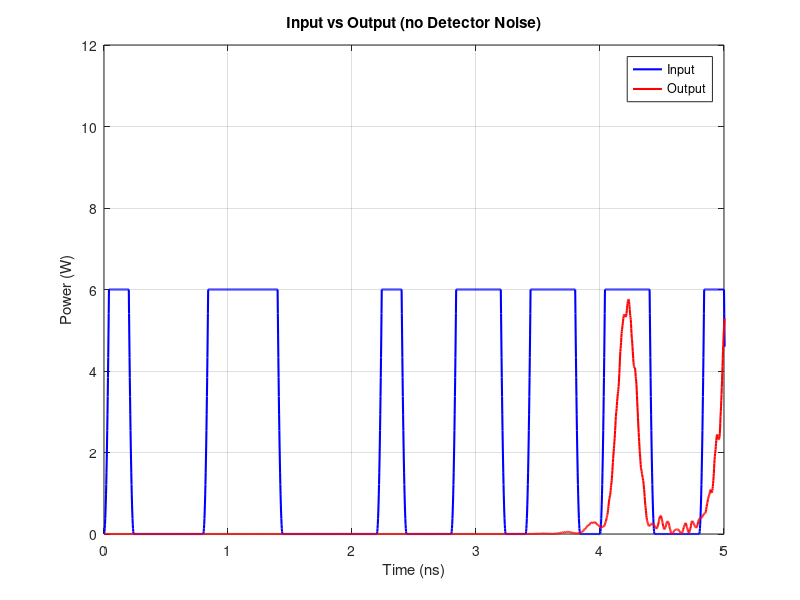
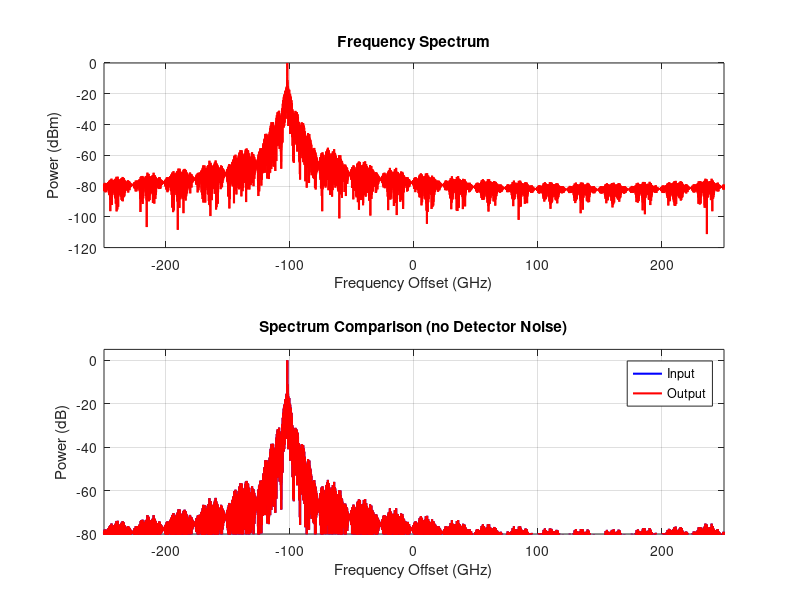
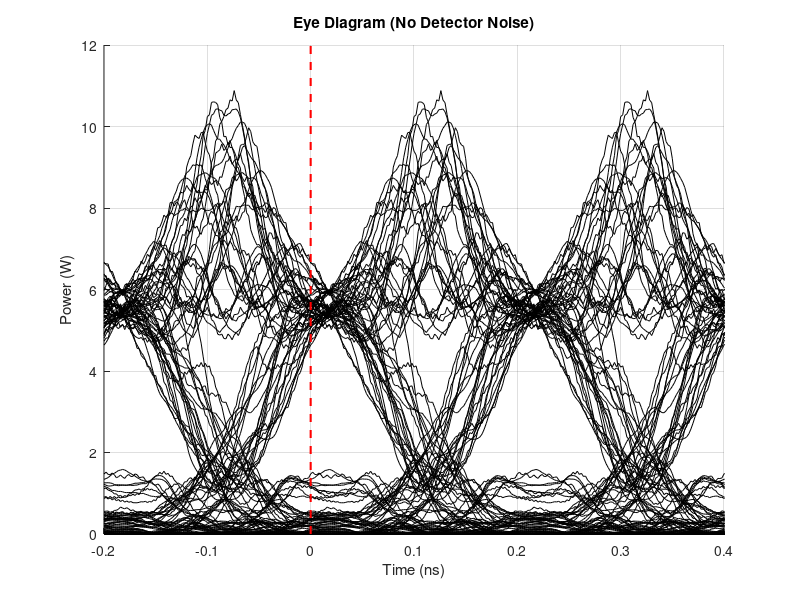

Write the MATLAB code that produced these figures, in order.
clear; format long
clight = 3e8;

%% 控制开关
enable_edge_delay = true;   % 边沿延迟开关
enable_tx_noise = false;    % 发射端噪声开关（通常关闭）
enable_rx_noise = false;        % 接收端（探测器）噪声开关
enable_realistic_detector = false;  % 真实探测器开关
enable_detector_threshold = false;   % 探测器最低阈值开关（新增）

% 噪声设置模式选择：'SNR' 或 'ABSOLUTE'
noise_mode = 'ABSOLUTE';    % 'SNR' = 相对信噪比模式, 'ABSOLUTE' = 绝对功率模式

% SNR模式参数
SNR_dB_tx = 30;             % 发射端信噪比（dB）
SNR_dB_rx = 40;             % 接收端信噪比（dB）- 探测器噪声

% 绝对噪声功率模式参数（单位：W）
noise_power_tx_absolute = 1e-3;     % 发射端绝对噪声功率 (W)
noise_power_rx_absolute = 5e-5;     % 接收端绝对噪声功率 (W) - 可设置为散粒噪声、热噪声等

% 探测器阈值参数
detector_threshold = 0.5;   % 探测器最低检测阈值 (W)，低于此值输出为0

%% 方波参数
bit_rate = 50e8; 
bit_duration = 1/bit_rate;
num_bits = 128;
total_time = num_bits * bit_duration;

% 边沿参数（上升/下降时间）
rise_time = 0.2 * bit_duration;  % 上升时间（%码元周期）
fall_time = 0.2 * bit_duration;  % 下降时间

rng(42);
binary_data = randi([0, 1], num_bits, 1);

%% 频率设置
fCenter = 193.1022e12;
lamCenter = clight/fCenter;
fSpan = 0.5e12;
fN = 2^15;
fFrom = fCenter - fSpan/2;
fTo = fCenter + fSpan/2;
df = fSpan/fN;
f = (fFrom:df:fTo-df)';
w = 2*pi*f;
lam = clight./f;

%% 时间设置
tN = fN;
tSpan = 1/df;
dt = tSpan/tN;
t = (0:tN-1)'*dt;

%% 生成带边沿延迟的方波
power_per_bit = 6;
in_t = zeros(tN, 1);

for idx = 1:tN
    t_current = t(idx);
    if t_current < total_time
        bit_index = floor(t_current / bit_duration) + 1;
        if bit_index >= 1 && bit_index <= num_bits
            bit_value = binary_data(bit_index);
            
            if enable_edge_delay
                % 计算当前位在码元内的相对时间
                t_in_bit = t_current - (bit_index - 1) * bit_duration;
                
                % 判断前一位的值
                prev_bit = 0;
                if bit_index > 1
                    prev_bit = binary_data(bit_index - 1);
                end
                
                % 上升沿：0->1
                if prev_bit == 0 && bit_value == 1 && t_in_bit < rise_time
                    in_t(idx) = (t_in_bit / rise_time) * bit_value;
                % 下降沿：1->0
                elseif prev_bit == 1 && bit_value == 0 && t_in_bit < fall_time
                    in_t(idx) = (1 - t_in_bit / fall_time) * prev_bit;
                else
                    in_t(idx) = bit_value;
                end
            else
                in_t(idx) = bit_value;
            end
        end
    end
end

% 加载波和功率
in_t = sqrt(power_per_bit) * in_t .* exp(1i*2*pi*fCenter*t);

% 添加发射端高斯白噪声（可选，通常关闭）
if enable_tx_noise
    signal_power_tx = mean(abs(in_t).^2);
    
    if strcmp(noise_mode, 'ABSOLUTE')
        % 绝对噪声功率模式
        noise_power_tx = noise_power_tx_absolute;
        SNR_tx_actual = 10*log10(signal_power_tx / noise_power_tx);
        fprintf('发射端噪声已添加 [绝对功率模式]\n');
        fprintf('  噪声功率: %.4e W, 信号功率: %.4e W\n', noise_power_tx, signal_power_tx);
        fprintf('  实际SNR: %.2f dB\n', SNR_tx_actual);
    else
        % SNR模式
        noise_power_tx = signal_power_tx / (10^(SNR_dB_tx/10));
        fprintf('发射端噪声已添加 [SNR模式]\n');
        fprintf('  目标SNR: %.1f dB, 噪声功率: %.4e W\n', SNR_dB_tx, noise_power_tx);
    end
    
    noise_tx = sqrt(noise_power_tx/2) * (randn(tN, 1) + 1i*randn(tN, 1));
    in_t = in_t + noise_tx;
end

%% 频域变换
in_f = fftshift(ifft(ifftshift(in_t)));

figure(2); subplot(211);
plot((f-fCenter)*1e-9, 10*log10(abs(in_f).^2/max(abs(in_f).^2)), 'r', 'LineWidth', 1.5);
xlabel('Frequency Offset (GHz)'); ylabel('Power (dBm)');
title('Frequency Spectrum'); xlim([-250, 250]); grid on;

subplot(212);
plot(f*1e-12, abs(in_f).^2, 'r', 'LineWidth', 1.5);
xlabel('Frequency (THz)'); ylabel('Power (a.u.)'); grid on;

%% 光纤参数
alpha = 0;%0.2*0.001;
beta2 = -1.276e-1*1e-24; 
beta3 = +8.119e-5*1e-36; 

fB = fCenter;
wB = 2*pi*fB;

%% 光纤传输
fibre_len = 50000;
LN = 1000;
dL = fibre_len/LN;

D = -alpha/2 + 1i*beta2*((w-wB).^2)/2 + 1i*beta3*((w-wB).^3)/6;

in_t0 = in_t;

fprintf('开始光纤传输模拟，光纤长度 = %.1f km\n', fibre_len/1000);
for m = 1:LN
    ou_t = ifftshift(fft(ifftshift(exp(dL*D).*(fftshift(ifft(fftshift(in_t)))))));
    in_t = ou_t;
    if any(isnan(in_t)), break; end
end
fprintf('光纤传输完成\n');

%% 接收端（探测器）添加高斯白噪声
if enable_rx_noise
    % 计算接收信号功率
    signal_power_rx = mean(abs(ou_t).^2);
    
    if strcmp(noise_mode, 'ABSOLUTE')
        % 绝对噪声功率模式
        noise_power_rx = noise_power_rx_absolute;
        SNR_rx_actual = 10*log10(signal_power_rx / noise_power_rx);
        fprintf('\n接收端噪声已添加 [绝对功率模式]\n');
        fprintf('  噪声功率: %.4e W (可理解为散粒噪声+热噪声)\n', noise_power_rx);
        fprintf('  信号功率: %.4e W\n', signal_power_rx);
        fprintf('  实际SNR: %.2f dB\n', SNR_rx_actual);
    else
        % SNR模式
        noise_power_rx = signal_power_rx / (10^(SNR_dB_rx/10));
        SNR_rx_actual = SNR_dB_rx;
        fprintf('\n接收端噪声已添加 [SNR模式]\n');
        fprintf('  目标SNR: %.1f dB\n', SNR_dB_rx);
        fprintf('  信号功率: %.4e W, 噪声功率: %.4e W\n', signal_power_rx, noise_power_rx);
    end
    
    % 生成高斯白噪声
    noise_rx = sqrt(noise_power_rx/2) * (randn(tN, 1) + 1i*randn(tN, 1));
    
    % 添加噪声到接收信号
    ou_t_with_noise = ou_t + noise_rx;
else
    ou_t_with_noise = ou_t;
    fprintf('接收端噪声未添加\n');
end

%% 真实探测器模拟（采样、量化、平滑）
if enable_realistic_detector
    fprintf('\n=== 开始真实探测器模拟 ===\n');
    
    % 计算每码元采样点数
    samples_per_bit = round(bit_duration / dt);
    
    % 1. 光电探测（光强检测）
    detected_signal = abs(ou_t_with_noise).^2;
    
    % 2. 模拟探测器带宽限制（低通滤波）
    detector_bandwidth = 0.7 * bit_rate;  % 探测器带宽约为码率的70%
    cutoff_normalized = detector_bandwidth / (1/dt/2);  % 归一化截止频率
    
    if cutoff_normalized < 1
        % 设计4阶巴特沃斯低通滤波器
        [b_lpf, a_lpf] = butter(4, cutoff_normalized);
        detected_signal = filtfilt(b_lpf, a_lpf, detected_signal);
        fprintf('探测器带宽限制: %.2f GHz (码率的 %.0f%%)\n', ...
                detector_bandwidth*1e-9, (detector_bandwidth/bit_rate)*100);
    end
    
    % 3. ADC采样（降采样）
    adc_oversample_rate = 4;  % 每个码元采样4个点
    downsample_factor = max(1, round(samples_per_bit / adc_oversample_rate));
    
    if downsample_factor > 1
        sampled_signal = detected_signal(1:downsample_factor:end);
        sampled_t = t(1:downsample_factor:end);
        fprintf('ADC采样率: %.2f GSa/s (每码元%d个样点)\n', ...
                1/(dt*downsample_factor)*1e-9, adc_oversample_rate);
    else
        sampled_signal = detected_signal;
        sampled_t = t;
        fprintf('ADC采样率: 与模拟采样率相同\n');
    end
    
    % 4. 量化（模拟ADC位数）
    adc_bits = 8;  % 8位ADC
    adc_levels = 2^adc_bits;
    signal_min = min(sampled_signal);
    signal_max = max(sampled_signal);
    signal_range = signal_max - signal_min;
    
    % 量化过程
    quantized_signal = round((sampled_signal - signal_min) / signal_range * (adc_levels - 1));
    quantized_signal = quantized_signal / (adc_levels - 1) * signal_range + signal_min;
    
    % 添加量化噪声
    quantization_noise = sampled_signal - quantized_signal;
    quantization_error_rms = sqrt(mean(quantization_noise.^2));
    fprintf('ADC量化位数: %d bits, 量化误差RMS: %.4e W\n', adc_bits, quantization_error_rms);
    
    % 5. 上采样回原始采样率（用于对比）
    if downsample_factor > 1
        quantized_upsampled = interp1(sampled_t, quantized_signal, t, 'linear', 'extrap');
    else
        quantized_upsampled = quantized_signal;
    end
    
    % 6. 数字后处理平滑（移动平均滤波）
    smooth_window = round(samples_per_bit * 0.3);  % 平滑窗口为30%码元周期
    if smooth_window > 1
        smooth_filter = ones(smooth_window, 1) / smooth_window;
        detector_output = conv(quantized_upsampled, smooth_filter, 'same');
        fprintf('数字平滑窗口: %d 样点 (%.1f%% 码元周期)\n', ...
                smooth_window, (smooth_window/samples_per_bit)*100);
    else
        detector_output = quantized_upsampled;
    end
    
    % 7. 应用探测器最低阈值（新增）
    if enable_detector_threshold
        % 低于阈值的信号被截断为0
        below_threshold = detector_output < detector_threshold;
        num_below_threshold = sum(below_threshold);
        percent_below = (num_below_threshold / length(detector_output)) * 100;
        
        detector_output(below_threshold) = 0;
        
        fprintf('探测器阈值: %.4e W\n', detector_threshold);
        fprintf('  低于阈值的样点: %d / %d (%.2f%%)\n', ...
                num_below_threshold, length(detector_output), percent_below);
    end
    
    % 计算探测器引入的总失真
    ideal_signal = abs(ou_t_with_noise).^2;
    detector_distortion = detector_output - ideal_signal;
    distortion_power = mean(detector_distortion.^2);
    signal_power_detector = mean(ideal_signal.^2);
    detector_SNR = 10*log10(signal_power_detector / distortion_power);
    
    fprintf('探测器等效SNR: %.2f dB\n', detector_SNR);
    fprintf('=== 真实探测器模拟完成 ===\n\n');
    
    % 使用真实探测器输出
    ou_t_detected = sqrt(detector_output) .* exp(1i*angle(ou_t_with_noise));
else
    detector_output = abs(ou_t_with_noise).^2;
    ou_t_detected = ou_t_with_noise;
    samples_per_bit = round(bit_duration / dt);
end

ou_f = fftshift(ifft(fftshift(ou_t_with_noise)));

%% 时域对比
figure(1);
plot(t*1e9, abs(in_t0).^2, 'b', 'LineWidth', 1.5); hold on;
plot(t*1e9, abs(ou_t_with_noise).^2, 'r', 'LineWidth', 1.5);
if enable_realistic_detector
    plot(t*1e9, detector_output, 'g--', 'LineWidth', 1.5);
end
xlabel('Time (ns)'); ylabel('Power (W)');
if enable_realistic_detector
    title('Input vs Output (with Realistic Detector)'); 
    legend('Input', 'After Fiber+Noise', 'After Realistic Detector');
elseif enable_rx_noise
    title('Input vs Output (with Detector Noise)'); 
    legend('Input', 'Output + Detector Noise');
else
    title('Input vs Output (no Detector Noise)'); 
    legend('Input', 'Output');
end
xlim([0, 5]); grid on; hold off;

%% 频域对比
figure(2);
plot((f-fCenter)*1e-9, 10*log10(abs(in_f).^2/max(abs(in_f).^2)), 'b', 'LineWidth', 1.5); hold on;
plot((f-fCenter)*1e-9, 10*log10(abs(ou_f).^2/max(abs(in_f).^2)), 'r', 'LineWidth', 1.5);
xlabel('Frequency Offset (GHz)'); ylabel('Power (dB)');
if enable_realistic_detector
    title('Spectrum Comparison (with Realistic Detector)'); 
elseif enable_rx_noise
    title('Spectrum Comparison (with Detector Noise)'); 
else
    title('Spectrum Comparison (no Detector Noise)'); 
end
legend('Input', 'Output');
xlim([-250, 250]); ylim([-80, 5]); grid on; hold off;

%% 眼图
eye_window = 4;
valid_end = min(find(t >= total_time, 1)-1, length(t));

figure(3);
if enable_realistic_detector
    ou_power = detector_output;
else
    ou_power = abs(ou_t_with_noise).^2;
end
num_traces = floor(valid_end / samples_per_bit) - eye_window + 1;

hold on;
for k = 1:num_traces
    start_idx = (k-1)*samples_per_bit + 1;
    end_idx = start_idx + samples_per_bit*eye_window - 1;
    if end_idx <= valid_end
        trace_time = ((0:samples_per_bit*eye_window-1) - samples_per_bit) * dt * 1e9;
        plot(trace_time, ou_power(start_idx:end_idx), 'k', 'LineWidth', 0.5);
    end
end
xlabel('Time (ns)'); ylabel('Power (W)');
if enable_realistic_detector
    title('Eye Diagram (Realistic Detector)'); 
elseif enable_rx_noise 
    title(sprintf('Eye Diagram (Detector SNR = %.1f dB)', SNR_dB_rx)); 
else
    title('Eye Diagram (No Detector Noise)');
end
xlim([-(bit_duration*1e9), (2*bit_duration*1e9)]); 
grid on;
yrange = ylim;
plot([0, 0], yrange, 'r--', 'LineWidth', 1.5);
hold off;

%% 探测器性能详细分析（新增）
if enable_realistic_detector
    figure(5);
    
    % 子图1：探测器各阶段信号对比
    subplot(221);
    plot(t*1e9, abs(ou_t_with_noise).^2, 'b', 'LineWidth', 1); hold on;
    plot(t*1e9, detected_signal, 'r', 'LineWidth', 1);
    plot(t*1e9, detector_output, 'g', 'LineWidth', 1.5);
    if enable_detector_threshold
        plot([0, max(t)*1e9], [detector_threshold, detector_threshold], ...
             'k--', 'LineWidth', 2);
        legend('Ideal (PD input)', 'After BW limit', 'After ADC+Filter+Threshold', 'Detector Threshold');
    else
        legend('Ideal (PD input)', 'After BW limit', 'After ADC+Filter');
    end
    xlabel('Time (ns)'); ylabel('Power (W)');
    title('Detector Signal Processing Stages');
    xlim([0, 5]); grid on; hold off;
    
    % 子图2：阈值效应分析
    subplot(222);
    if enable_detector_threshold
        % 计算阈值前后的信号
        detector_before_threshold = detector_output;
        if smooth_window > 1
            detector_before_threshold = conv(quantized_upsampled, smooth_filter, 'same');
        else
            detector_before_threshold = quantized_upsampled;
        end
        
        % 显示被阈值截断的部分
        plot(t*1e9, detector_before_threshold, 'b', 'LineWidth', 1); hold on;
        plot(t*1e9, detector_output, 'r', 'LineWidth', 1.5);
        plot([0, max(t)*1e9], [detector_threshold, detector_threshold], ...
             'k--', 'LineWidth', 2);
        xlabel('Time (ns)'); ylabel('Power (W)');
        title('Threshold Effect');
        legend('Before Threshold', 'After Threshold', sprintf('Threshold (%.2e W)', detector_threshold));
        xlim([0, 5]); grid on; hold off;
    else
        % 显示量化误差
        if downsample_factor > 1
            plot(sampled_t*1e9, quantization_noise, 'k', 'LineWidth', 0.5);
            xlabel('Time (ns)'); ylabel('Quantization Error (W)');
            title(sprintf('ADC Quantization Noise (%d bits)', adc_bits));
            xlim([0, 5]); grid on;
        else
            text(0.5, 0.5, 'No downsampling performed', ...
                 'HorizontalAlignment', 'center', 'Units', 'normalized');
            title('Quantization Analysis');
        end
    end
    
    % 子图3：信号功率谱密度对比
    subplot(223);
    ideal_psd = pwelch(abs(ou_t_with_noise).^2, [], [], [], 1/dt);
    detector_psd = pwelch(detector_output, [], [], [], 1/dt);
    freq_psd = linspace(0, 1/dt/2, length(ideal_psd));
    plot(freq_psd*1e-9, 10*log10(ideal_psd), 'b', 'LineWidth', 1); hold on;
    plot(freq_psd*1e-9, 10*log10(detector_psd), 'r', 'LineWidth', 1.5);
    xlabel('Frequency (GHz)'); ylabel('PSD (dB/Hz)');
    title('Power Spectral Density');
    legend('Ideal', 'Realistic Detector');
    xlim([0, bit_rate*1e-9*2]); grid on; hold off;
    
    % 子图4：信号幅度分布直方图
    subplot(224);
    histogram(abs(ou_t_with_noise).^2, 50, 'Normalization', 'probability', ...
              'FaceColor', 'b', 'FaceAlpha', 0.5, 'EdgeColor', 'none'); hold on;
    histogram(detector_output, 50, 'Normalization', 'probability', ...
              'FaceColor', 'r', 'FaceAlpha', 0.5, 'EdgeColor', 'none');
    if enable_detector_threshold
        plot([detector_threshold, detector_threshold], ylim, 'k--', 'LineWidth', 2);
        legend('Ideal Signal', 'Detector Output', 'Threshold');
    else
        legend('Ideal Signal', 'Detector Output');
    end
    xlabel('Power (W)'); ylabel('Probability');
    title('Signal Amplitude Distribution');
    grid on; hold off;
    
    sgtitle('Realistic Detector Performance Analysis');
end

%% 信号质量统计
if enable_rx_noise || enable_realistic_detector
    figure(4);
    subplot(211);
    plot(t*1e9, abs(ou_t).^2, 'b', 'LineWidth', 1); hold on;
    plot(t*1e9, abs(ou_t_with_noise).^2, 'r', 'LineWidth', 1);
    if enable_realistic_detector
        plot(t*1e9, detector_output, 'g--', 'LineWidth', 1.5);
        legend('Ideal (no noise)', 'With Rx Noise', 'With Realistic Detector');
    else
        legend('Before Detector', 'After Detector');
    end
    xlabel('Time (ns)'); ylabel('Power (W)');
    title('Signal Comparison: Processing Stages');
    xlim([0, 5]); grid on; hold off;
    
    subplot(212);
    if enable_realistic_detector
        total_degradation = detector_output - abs(ou_t).^2;
        plot(t*1e9, abs(total_degradation), 'k', 'LineWidth', 0.5);
        title('Total Signal Degradation (Noise + Detector)');
    else
        noise_only = abs(ou_t_with_noise - ou_t).^2;
        plot(t*1e9, noise_only, 'k', 'LineWidth', 0.5);
        title('Detector Noise Power');
    end
    xlabel('Time (ns)'); ylabel('Degradation Power (W)');
    xlim([0, 5]); grid on;
end

%% 输出总结
fprintf('\n=== 系统性能总结 ===\n');
fprintf('码率: %.2f Gb/s\n', bit_rate*1e-9);
fprintf('光纤长度: %.1f km\n', fibre_len/1000);
fprintf('噪声模式: %s\n', noise_mode);
if enable_rx_noise
    if strcmp(noise_mode, 'ABSOLUTE')
        fprintf('接收端噪声功率: %.4e W (实际SNR: %.2f dB)\n', ...
                noise_power_rx, SNR_rx_actual);
    else
        fprintf('接收端SNR: %.1f dB\n', SNR_dB_rx);
    end
end
if enable_realistic_detector
    fprintf('探测器等效SNR: %.2f dB\n', detector_SNR);
    fprintf('ADC: %d bits, 采样率 %.2f GSa/s\n', adc_bits, 1/(dt*downsample_factor)*1e-9);
    if enable_detector_threshold
        fprintf('探测器阈值: %.4e W\n', detector_threshold);
    end
end
fprintf('==================\n');
